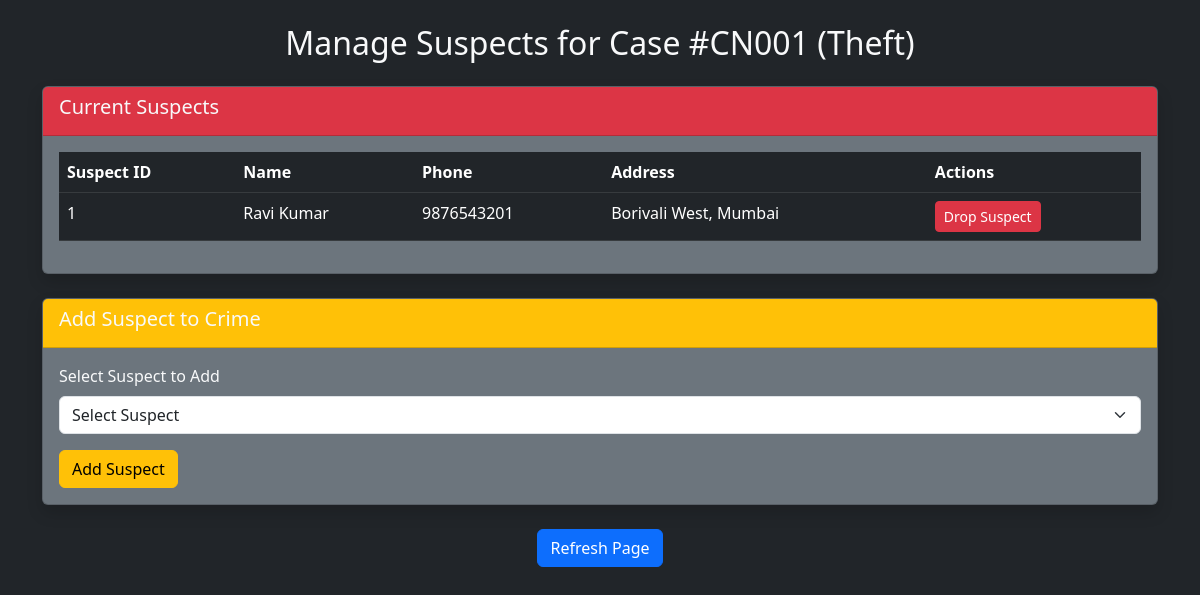
Screenshot of /public/menu_acess/update_suspect.php?crime_id=1 with the database file from the repository.
### tables this page shows
CREATE TABLE CRIME (
    crime_id INT AUTO_INCREMENT PRIMARY KEY,
    crime_type VARCHAR(255) NOT NULL,
    crime_date DATETIME NOT NULL,
    location TEXT NOT NULL,
    description TEXT,
    officer_id INT NULL,
    status ENUM('open', 'under investigation', 'closed') DEFAULT 'open',
    case_number VARCHAR(50) UNIQUE NOT NULL,
    reported_at TIMESTAMP DEFAULT CURRENT_TIMESTAMP,
    created_by INT
);

CREATE TABLE SUSPECT (
    suspect_id INT AUTO_INCREMENT PRIMARY KEY,
    name VARCHAR(255) NOT NULL,
    address TEXT,
    phone VARCHAR(20),
    date_of_birth DATE,
    gender ENUM('male', 'female', 'other'),
    suspect_pic VARCHAR(255),
    known_offender BOOLEAN DEFAULT FALSE,
    created_at TIMESTAMP DEFAULT CURRENT_TIMESTAMP,
    created_by INT
);

### public/menu_acess/update_suspect.php (the view, shortened to what this page needs)
<?php
include '../../includes/db_connect.php';
$crime_id = $_GET['crime_id'] ?? 0;
$crime_id = intval($crime_id);
$query = "SELECT crime_id, crime_type, case_number FROM crime WHERE crime_id = ?";
$stmt = $conn->prepare($query);
$stmt->bind_param("i", $crime_id);
$stmt->execute();
$result = $stmt->get_result();
$crime = $result->fetch_assoc();
$suspectQuery = "SELECT s.* FROM suspect s INNER JOIN crime_suspects cs ON s.suspect_id = cs.suspect_id WHERE cs.crime_id = ?";
$suspectStmt = $conn->prepare($suspectQuery);
$suspectStmt->bind_param("i", $crime_id);
$suspectStmt->execute();
$suspectsResult = $suspectStmt->get_result();
?>
<!DOCTYPE html>
<html lang="en">
<head>
    <link href="https://cdn.jsdelivr.net/npm/bootstrap@5.3.0/dist/css/bootstrap.min.css" rel="stylesheet">
</head>
<body class="bg-dark text-light">
    <div class="container py-4">
        <h2 class="mb-4 text-center">Manage Suspects for Case #<?= htmlspecialchars($crime['case_number']) ?>
            (<?= htmlspecialchars($crime['crime_type']) ?>)</h2>
        <div class="card mb-4 shadow bg-secondary text-light">
            <div class="card-header bg-danger">
                <h5>Current Suspects</h5>
            </div>
            <div class="card-body">
                <?php if ($suspectsResult->num_rows > 0): ?>
                    <table class="table table-dark table-hover">
                        <thead>
                            <tr>
                                <th>Suspect ID</th>
                                <th>Name</th>
                                <th>Phone</th>
                                <th>Address</th>
                                <th>Actions</th>
                            </tr>
                        </thead>
                        <tbody>
                            <?php while ($suspect = $suspectsResult->fetch_assoc()): ?>
                                <tr>
                                    <td><?= $suspect['suspect_id'] ?></td>
                                    <td><?= htmlspecialchars($suspect['name']) ?></td>
                                    <td><?= htmlspecialchars($suspect['phone']) ?></td>
                                    <td><?= htmlspecialchars($suspect['address']) ?></td>
                                    <td>
                                        <form action="update_suspect.php?crime_id=<?= $crime_id ?>" method="post"
                                            onsubmit="return confirm('Are you sure you want to drop this suspect from the crime?');"
                                            style="display:inline;">
                                            <button type="submit" name="drop_suspect" class="btn btn-danger btn-sm">Drop
                                                Suspect</button>
                                        </form>
                                    </td>
                                </tr>
                            <?php endwhile; ?>
                        </tbody>
                    </table>
                <?php else: ?>
                    <div class="alert alert-info">No suspects associated with this crime yet.</div>
                <?php endif; ?>
            </div>
        </div>
        <div class="card mb-4 shadow bg-secondary text-light">
            <div class="card-header bg-warning">
                <h5>Add Suspect to Crime</h5>
            </div>
            <div class="card-body">
                <form action="update_suspect.php?crime_id=<?= $crime_id ?>" method="post">
                    <div class="mb-3">
                        <label for="new_suspect_id" class="form-label">Select Suspect to Add</label>
                        <select class="form-select" id="new_suspect_id" name="new_suspect_id" required>
                            <option value="">Select Suspect</option>
                        </select>
                    </div>
                    <button type="submit" name="add_suspect" class="btn btn-warning"
                        onclick="window.location.reload();">Add Suspect</button>
                </form>
            </div>
        </div>
        <div class="text-center">
            <button class="btn btn-primary" onclick="window.location.reload();">Refresh Page</button>
        </div>
    </div>
</body>
</html>

### rows the page displays
crime: case_number "CN001", crime_type "Theft"
suspect: suspect_id "1", name "Ravi Kumar", phone "9876543201", address "Borivali West, Mumbai"
